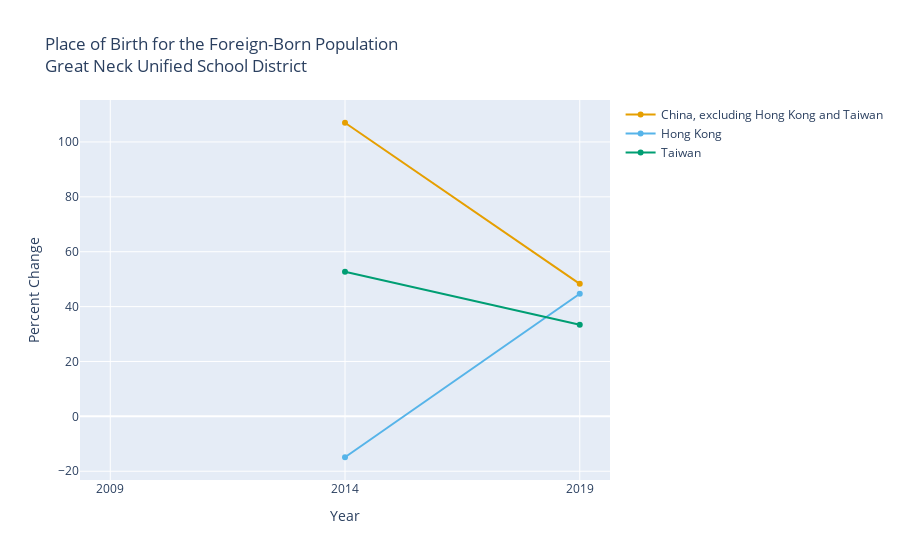

Source (notebook cell):
### Markdown cell above
Note that if any of the variables we requested had changed labels in any of the years, we would have received a warning. What is surprising to me about this graph is not that Mainland China started with such a large difference to the other regions, but how that difference increased over the last decade.

### Percent Change

At a glance it's not clear to me how the rate of change of the various lines compare. It is always tricky to do that when the numbers start at such different points. We can use `pct_change_multiyear` to see just the rate of change.

### Code cell
from utils import pct_change_multiyear

df_pct_change = pct_change_multiyear(df)
graph_multiyear(
    df_pct_change,
    "Place of Birth for the Foreign-Born Population<br>Great Neck Unified School District",
    "Percent Change",
)

df_pct_change

### Figure 1 — Plotly figure (JSON) as saved in the notebook; plotly's stock layout.template omitted (floating-point values rounded to 4 significant figures)
{"data": [{"hovertemplate": "Year: %{x}<br>China, excluding Hong Kong and Taiwan: %{y:,}<extra></extra>", "line": {"color": "#E69F00"}, "mode": "lines+markers", "name": "China, excluding Hong Kong and Taiwan", "type": "scatter", "x": [2009, 2014, 2019], "y": [null, 107, 48.3]}, {"hovertemplate": "Year: %{x}<br>Hong Kong: %{y:,}<extra></extra>", "line": {"color": "#56B4E9"}, "mode": "lines+markers", "name": "Hong Kong", "type": "scatter", "x": [2009, 2014, 2019], "y": [null, -14.9, 44.7]}, {"hovertemplate": "Year: %{x}<br>Taiwan: %{y:,}<extra></extra>", "line": {"color": "#009E73"}, "mode": "lines+markers", "name": "Taiwan", "type": "scatter", "x": [2009, 2014, 2019], "y": [null, 52.7, 33.4]}], "layout": {"title": {"text": "Place of Birth for the Foreign-Born Population<br>Great Neck Unified School District"}, "xaxis": {"tickmode": "array", "ticktext": ["2009", "2014", "2019"], "tickvals": [2009, 2014, 2019], "title": {"text": "Year"}}, "yaxis": {"title": {"text": "Percent Change"}}}}
